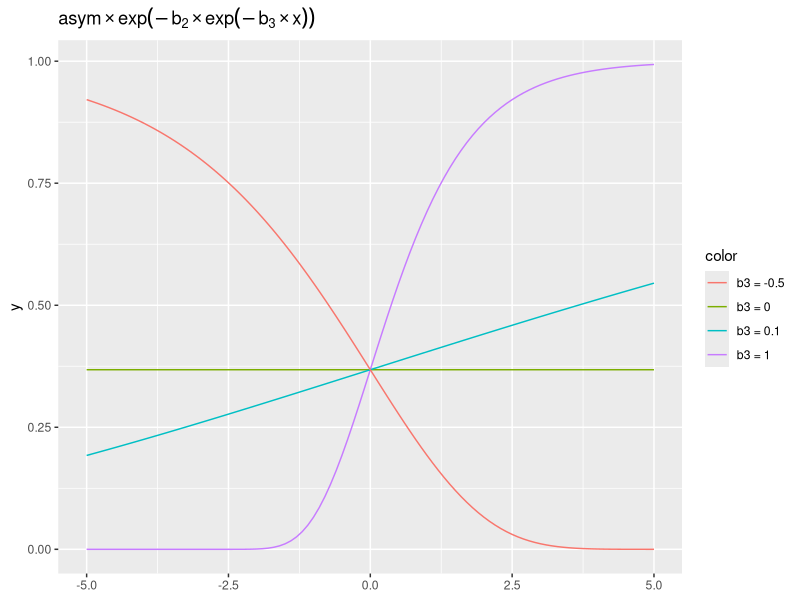
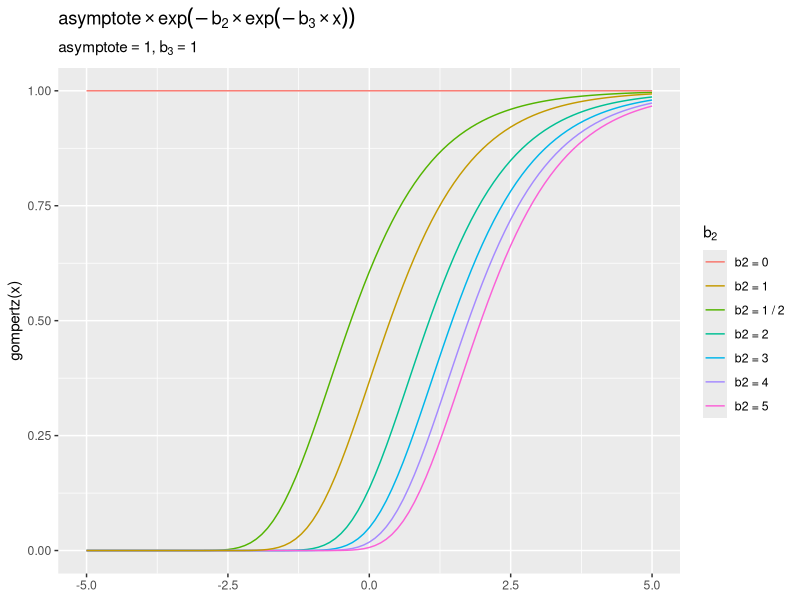
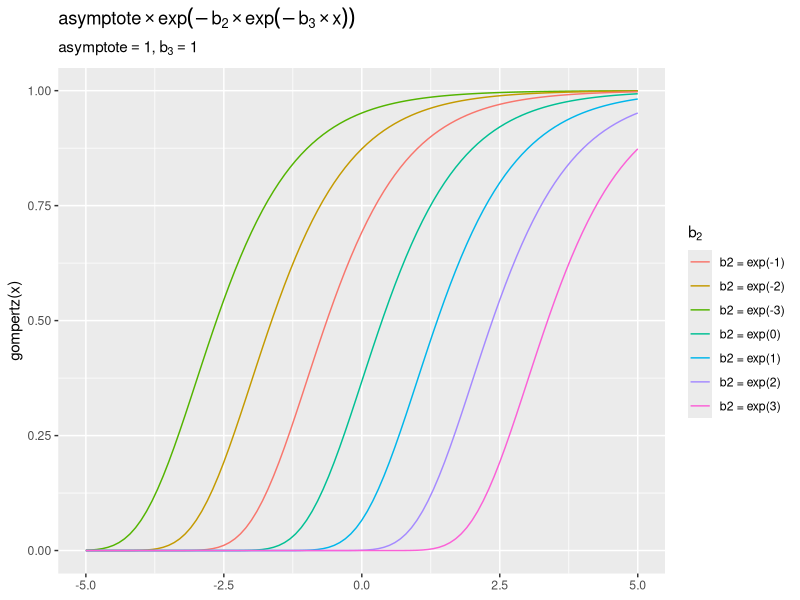
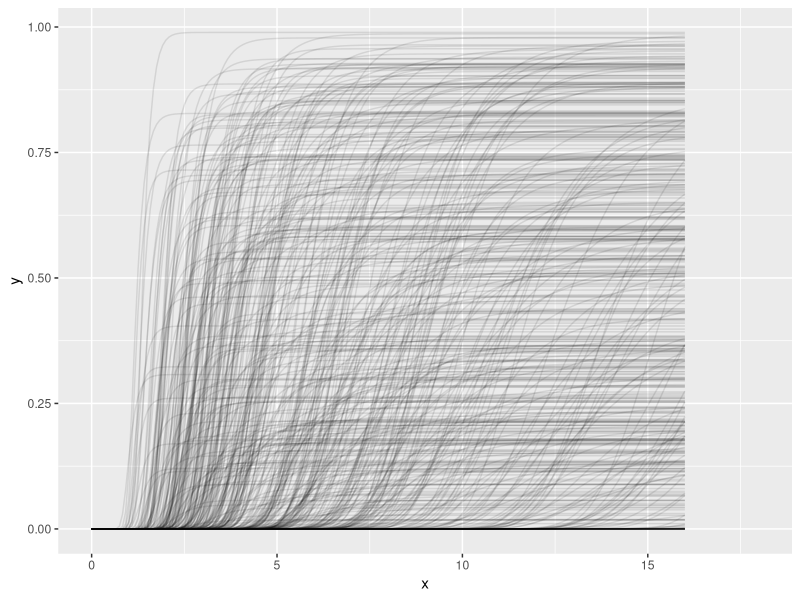
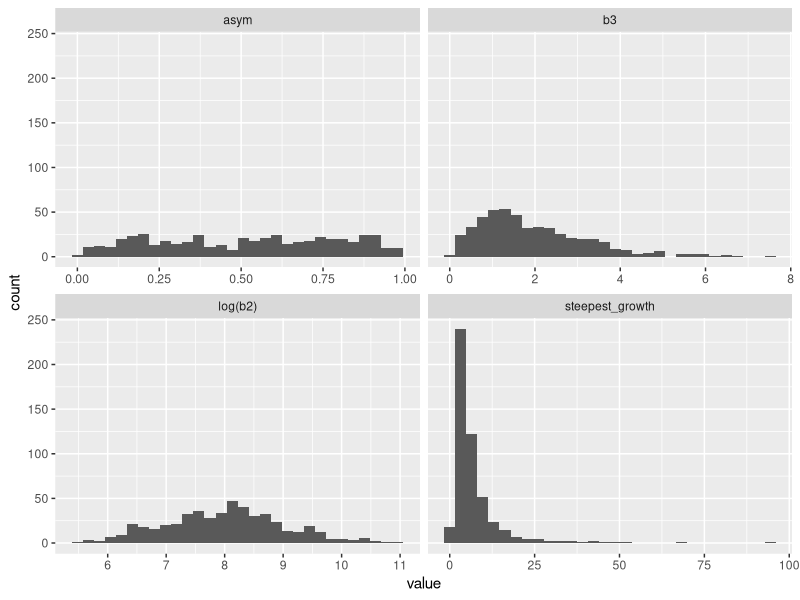

Generate these figures, in order, with R:
## ---- chunk 1
library(tidyverse)
# fit <- targets::tar_read(fit)
# fit
## ---- chunk 2
library(tidyverse)

gompertz <- function(xs, asym, b2, b3) {
  asym * exp(-b2 * exp(-b3 * xs))
}

# Make a quick ggplot2 layer of the gompertz function
stat_gompertz <- function(focus, asym, b2, b3, ...) {
  # show what i typed, not the values
  b2 <- rlang::enexpr(b2)
  asym <- rlang::enexpr(asym)
  b3 <- rlang::enexpr(b3)
  labs <- list(
    asym = rlang::expr_deparse(asym), 
    b2 = rlang::expr_deparse(b2), 
    b3 = rlang::expr_deparse(b3)
  )
  rlang::dots_list(asym, b2, b3, .named = TRUE)
  color <- sprintf("%s = %s", focus, labs[[focus]])
  stat_function(
    aes(color = color),
    fun = gompertz, 
    args = rlang::inject(list(asym = !! asym, b2 = !! b2, b3 = !! b3)),
    ...
  )
}

ggplot() + 
  xlim(-5, 5) +
  stat_gompertz("b3", 1, 1, 1) +
  stat_gompertz("b3", 1, 1, 0) +
  stat_gompertz("b3", 1, 1, .1) + 
  stat_gompertz("b3", 1, 1, -.5) +
  ggtitle(
      expression(asym %*% exp(-b[2] %*% exp(-b[3] %*% x)))
  )
## ---- chunk 3
ggplot() + 
  xlim(-5, 5) +
  stat_gompertz("b2", 1, 1/2, 1) +
  stat_gompertz("b2", 1, 2, 1) +
  stat_gompertz("b2", 1, 3, 1) +
  stat_gompertz("b2", 1, 4, 1) +
  stat_gompertz("b2", 1, 5, 1) +
  stat_gompertz("b2", 1, 1, 1) + 
  stat_gompertz("b2", 1, 0, -1) +
  ggtitle(
    expression(asymptote %*% exp(-b[2] %*% exp(-b[3] %*% x)))
  ) +
  labs(
    y = "gompertz(x)",
    color = expression(b[2]),
    subtitle = expression(paste(asymptote == 1, ", ", b[3] == 1))
  )
## ---- chunk 4
ggplot() + 
  xlim(-5, 5) +
  stat_gompertz("b2", 1, exp(-3), 1) +
  stat_gompertz("b2", 1, exp(-2), 1) +
  stat_gompertz("b2", 1, exp(-1), 1) +
  stat_gompertz("b2", 1, exp(0), 1) +
  stat_gompertz("b2", 1, exp(1), 1) +
  stat_gompertz("b2", 1, exp(2), 1) +
  stat_gompertz("b2", 1, exp(3), 1) +
  ggtitle(
    expression(asymptote %*% exp(-b[2] %*% exp(-b[3] %*% x)))
  ) +
  labs(
    y = "gompertz(x)",
    color = expression(b[2]),
    subtitle = expression(paste(asymptote == 1, ", ", b[3] == 1))
  )
## ---- chunk 5
library(tidyverse)

gompertz <- function(xs, asym, b2, b3) {
  asym * exp(-b2 * exp(-b3 * xs))
}

asym = 1
b2 = rnorm(50, 5, 2)
b3 = 1
gompertz_grid <- function(xs, asym, b2, b3, expand = TRUE) {
  if (expand) {
  d <- expand.grid(asym = asym, b2 = b2, b3 = b3) |> 
    tibble::rowid_to_column(".draw")
  } else {
    d <- data.frame(asym = asym, b2 = b2, b3 = b3) |> 
      tibble::rowid_to_column(".draw")
  }
  
  expand.grid(.draw = d$.draw, x = xs) |> 
    dplyr::left_join(d, by = ".draw", relationship = "many-to-many") |> 
    dplyr::mutate(
      y = gompertz(x, asym, b2, b3)
    )
}


xs <- 0:192
x <- (xs / 12)

d <- gompertz_grid(
  x, 
  asym = plogis(rnorm(500, 0, 1.5)),
  b2 = rlnorm(500, 8, 1),
  b3 = rgamma(500, 2, 1),
  expand = FALSE
)

d_draw <- d |> 
  distinct(.draw, asym, b2, b3) |> 
  mutate(
    steepest_growth = log(b2) / b3,
    `log(b2)` = log(b2)
  ) |> 
  select(-b2) |> 
  tidyr::pivot_longer(-.draw)

library(patchwork)
ggplot(d) + 
  aes(x = x, y = y) + 
  geom_line(aes(group = .draw), alpha = .1) +
  xlim(0, 18) 
    
ggplot(d_draw) + 
  aes(x = value) + 
  geom_histogram() +
  facet_wrap("name", scales = "free_x")
